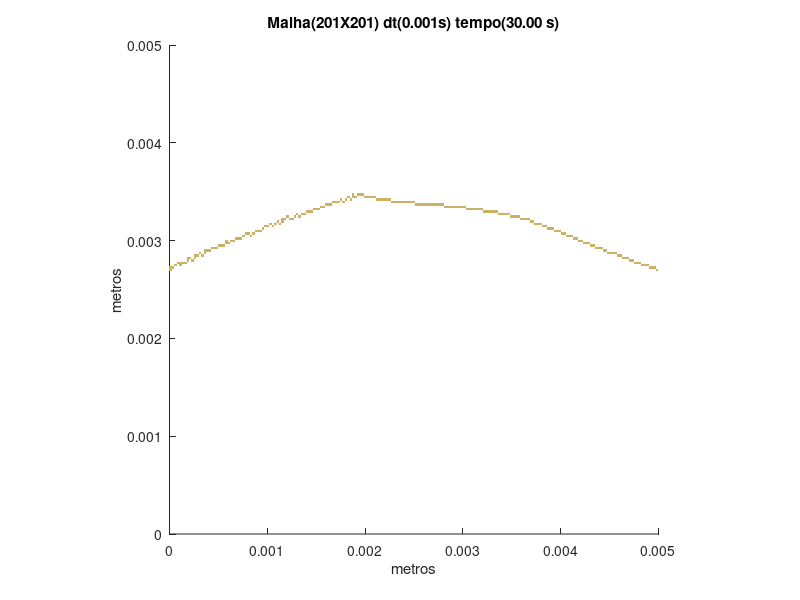

Source code (MATLAB):
set (gca,'PlotBoxAspectRatio',[1 1 1],'Xlim',[0,0.005],'Ylim',[0,0.005])
hold on
title('Malha(201X201) dt(0.001s) tempo(30.00 s)')
hold on
ylabel('metros')
hold on
xlabel('metros')
hold on

fill([0 0 2.48756218905473E-05 2.48756218905473E-05],[0.0026865671641791 0.00271144278606965 0.00271144278606965 0.0026865671641791],[0.8,0.7,0.4],'LineStyle','none')

fill([0.00497512437810945 0.00497512437810945 0.005 0.005],[0.0026865671641791 0.00271144278606965 0.00271144278606965 0.0026865671641791],[0.8,0.7,0.4],'LineStyle','none')

fill([0 0 2.48756218905473E-05 2.48756218905473E-05],[0.00271144278606965 0.0027363184079602 0.0027363184079602 0.00271144278606965],[0.8,0.7,0.4],'LineStyle','none')

fill([2.48756218905473E-05 2.48756218905473E-05 4.97512437810945E-05 4.97512437810945E-05],[0.00271144278606965 0.0027363184079602 0.0027363184079602 0.00271144278606965],[0.8,0.7,0.4],'LineStyle','none')

fill([0.00490049751243781 0.00490049751243781 0.00492537313432836 0.00492537313432836],[0.00271144278606965 0.0027363184079602 0.0027363184079602 0.00271144278606965],[0.8,0.7,0.4],'LineStyle','none')

fill([0.00492537313432836 0.00492537313432836 0.00495024875621891 0.00495024875621891],[0.00271144278606965 0.0027363184079602 0.0027363184079602 0.00271144278606965],[0.8,0.7,0.4],'LineStyle','none')

fill([0.00495024875621891 0.00495024875621891 0.00497512437810945 0.00497512437810945],[0.00271144278606965 0.0027363184079602 0.0027363184079602 0.00271144278606965],[0.8,0.7,0.4],'LineStyle','none')

fill([4.97512437810945E-05 4.97512437810945E-05 7.46268656716418E-05 7.46268656716418E-05],[0.0027363184079602 0.00276119402985075 0.00276119402985075 0.0027363184079602],[0.8,0.7,0.4],'LineStyle','none')

fill([9.95024875621891E-05 9.95024875621891E-05 0.000124378109452736 0.000124378109452736],[0.0027363184079602 0.00276119402985075 0.00276119402985075 0.0027363184079602],[0.8,0.7,0.4],'LineStyle','none')

fill([0.00482587064676617 0.00482587064676617 0.00485074626865672 0.00485074626865672],[0.0027363184079602 0.00276119402985075 0.00276119402985075 0.0027363184079602],[0.8,0.7,0.4],'LineStyle','none')

fill([0.00485074626865672 0.00485074626865672 0.00487562189054726 0.00487562189054726],[0.0027363184079602 0.00276119402985075 0.00276119402985075 0.0027363184079602],[0.8,0.7,0.4],'LineStyle','none')

fill([0.00487562189054726 0.00487562189054726 0.00490049751243781 0.00490049751243781],[0.0027363184079602 0.00276119402985075 0.00276119402985075 0.0027363184079602],[0.8,0.7,0.4],'LineStyle','none')

fill([7.46268656716418E-05 7.46268656716418E-05 9.95024875621891E-05 9.95024875621891E-05],[0.00276119402985075 0.00278606965174129 0.00278606965174129 0.00276119402985075],[0.8,0.7,0.4],'LineStyle','none')

fill([9.95024875621891E-05 9.95024875621891E-05 0.000124378109452736 0.000124378109452736],[0.00276119402985075 0.00278606965174129 0.00278606965174129 0.00276119402985075],[0.8,0.7,0.4],'LineStyle','none')

fill([0.000124378109452736 0.000124378109452736 0.000149253731343284 0.000149253731343284],[0.00276119402985075 0.00278606965174129 0.00278606965174129 0.00276119402985075],[0.8,0.7,0.4],'LineStyle','none')

fill([0.000149253731343284 0.000149253731343284 0.000174129353233831 0.000174129353233831],[0.00276119402985075 0.00278606965174129 0.00278606965174129 0.00276119402985075],[0.8,0.7,0.4],'LineStyle','none')

fill([0.00475124378109453 0.00475124378109453 0.00477611940298507 0.00477611940298507],[0.00276119402985075 0.00278606965174129 0.00278606965174129 0.00276119402985075],[0.8,0.7,0.4],'LineStyle','none')

fill([0.00477611940298507 0.00477611940298507 0.00480099502487562 0.00480099502487562],[0.00276119402985075 0.00278606965174129 0.00278606965174129 0.00276119402985075],[0.8,0.7,0.4],'LineStyle','none')

fill([0.00480099502487562 0.00480099502487562 0.00482587064676617 0.00482587064676617],[0.00276119402985075 0.00278606965174129 0.00278606965174129 0.00276119402985075],[0.8,0.7,0.4],'LineStyle','none')

fill([0.000174129353233831 0.000174129353233831 0.000199004975124378 0.000199004975124378],[0.00278606965174129 0.00281094527363184 0.00281094527363184 0.00278606965174129],[0.8,0.7,0.4],'LineStyle','none')

fill([0.000223880597014925 0.000223880597014925 0.000248756218905473 0.000248756218905473],[0.00278606965174129 0.00281094527363184 0.00281094527363184 0.00278606965174129],[0.8,0.7,0.4],'LineStyle','none')

fill([0.00470149253731343 0.00470149253731343 0.00472636815920398 0.00472636815920398],[0.00278606965174129 0.00281094527363184 0.00281094527363184 0.00278606965174129],[0.8,0.7,0.4],'LineStyle','none')

fill([0.00472636815920398 0.00472636815920398 0.00475124378109453 0.00475124378109453],[0.00278606965174129 0.00281094527363184 0.00281094527363184 0.00278606965174129],[0.8,0.7,0.4],'LineStyle','none')

fill([0.000174129353233831 0.000174129353233831 0.000199004975124378 0.000199004975124378],[0.00281094527363184 0.00283582089552239 0.00283582089552239 0.00281094527363184],[0.8,0.7,0.4],'LineStyle','none')

fill([0.000199004975124378 0.000199004975124378 0.000223880597014925 0.000223880597014925],[0.00281094527363184 0.00283582089552239 0.00283582089552239 0.00281094527363184],[0.8,0.7,0.4],'LineStyle','none')

fill([0.000248756218905473 0.000248756218905473 0.00027363184079602 0.00027363184079602],[0.00281094527363184 0.00283582089552239 0.00283582089552239 0.00281094527363184],[0.8,0.7,0.4],'LineStyle','none')

fill([0.00462686567164179 0.00462686567164179 0.00465174129353234 0.00465174129353234],[0.00281094527363184 0.00283582089552239 0.00283582089552239 0.00281094527363184],[0.8,0.7,0.4],'LineStyle','none')

fill([0.00465174129353234 0.00465174129353234 0.00467661691542289 0.00467661691542289],[0.00281094527363184 0.00283582089552239 0.00283582089552239 0.00281094527363184],[0.8,0.7,0.4],'LineStyle','none')

fill([0.00467661691542289 0.00467661691542289 0.00470149253731343 0.00470149253731343],[0.00281094527363184 0.00283582089552239 0.00283582089552239 0.00281094527363184],[0.8,0.7,0.4],'LineStyle','none')

fill([0.000248756218905473 0.000248756218905473 0.00027363184079602 0.00027363184079602],[0.00283582089552239 0.00286069651741294 0.00286069651741294 0.00283582089552239],[0.8,0.7,0.4],'LineStyle','none')

fill([0.00027363184079602 0.00027363184079602 0.000298507462686567 0.000298507462686567],[0.00283582089552239 0.00286069651741294 0.00286069651741294 0.00283582089552239],[0.8,0.7,0.4],'LineStyle','none')

fill([0.000323383084577114 0.000323383084577114 0.000348258706467662 0.000348258706467662],[0.00283582089552239 0.00286069651741294 0.00286069651741294 0.00283582089552239],[0.8,0.7,0.4],'LineStyle','none')

fill([0.0045771144278607 0.0045771144278607 0.00460199004975124 0.00460199004975124],[0.00283582089552239 0.00286069651741294 0.00286069651741294 0.00283582089552239],[0.8,0.7,0.4],'LineStyle','none')

fill([0.00460199004975124 0.00460199004975124 0.00462686567164179 0.00462686567164179],[0.00283582089552239 0.00286069651741294 0.00286069651741294 0.00283582089552239],[0.8,0.7,0.4],'LineStyle','none')

fill([0.000298507462686567 0.000298507462686567 0.000323383084577114 0.000323383084577114],[0.00286069651741294 0.00288557213930348 0.00288557213930348 0.00286069651741294],[0.8,0.7,0.4],'LineStyle','none')

fill([0.000348258706467662 0.000348258706467662 0.000373134328358209 0.000373134328358209],[0.00286069651741294 0.00288557213930348 0.00288557213930348 0.00286069651741294],[0.8,0.7,0.4],'LineStyle','none')

fill([0.00447761194029851 0.00447761194029851 0.00450248756218905 0.00450248756218905],[0.00286069651741294 0.00288557213930348 0.00288557213930348 0.00286069651741294],[0.8,0.7,0.4],'LineStyle','none')

fill([0.00450248756218905 0.00450248756218905 0.0045273631840796 0.0045273631840796],[0.00286069651741294 0.00288557213930348 0.00288557213930348 0.00286069651741294],[0.8,0.7,0.4],'LineStyle','none')

fill([0.0045273631840796 0.0045273631840796 0.00455223880597015 0.00455223880597015],[0.00286069651741294 0.00288557213930348 0.00288557213930348 0.00286069651741294],[0.8,0.7,0.4],'LineStyle','none')

fill([0.00455223880597015 0.00455223880597015 0.0045771144278607 0.0045771144278607],[0.00286069651741294 0.00288557213930348 0.00288557213930348 0.00286069651741294],[0.8,0.7,0.4],'LineStyle','none')

fill([0.000348258706467662 0.000348258706467662 0.000373134328358209 0.000373134328358209],[0.00288557213930348 0.00291044776119403 0.00291044776119403 0.00288557213930348],[0.8,0.7,0.4],'LineStyle','none')

fill([0.000373134328358209 0.000373134328358209 0.000398009950248756 0.000398009950248756],[0.00288557213930348 0.00291044776119403 0.00291044776119403 0.00288557213930348],[0.8,0.7,0.4],'LineStyle','none')

fill([0.000398009950248756 0.000398009950248756 0.000422885572139303 0.000422885572139303],[0.00288557213930348 0.00291044776119403 0.00291044776119403 0.00288557213930348],[0.8,0.7,0.4],'LineStyle','none')

fill([0.00442786069651741 0.00442786069651741 0.00445273631840796 0.00445273631840796],[0.00288557213930348 0.00291044776119403 0.00291044776119403 0.00288557213930348],[0.8,0.7,0.4],'LineStyle','none')

fill([0.00445273631840796 0.00445273631840796 0.00447761194029851 0.00447761194029851],[0.00288557213930348 0.00291044776119403 0.00291044776119403 0.00288557213930348],[0.8,0.7,0.4],'LineStyle','none')

fill([0.000422885572139303 0.000422885572139303 0.000447761194029851 0.000447761194029851],[0.00291044776119403 0.00293532338308458 0.00293532338308458 0.00291044776119403],[0.8,0.7,0.4],'LineStyle','none')

fill([0.000447761194029851 0.000447761194029851 0.000472636815920398 0.000472636815920398],[0.00291044776119403 0.00293532338308458 0.00293532338308458 0.00291044776119403],[0.8,0.7,0.4],'LineStyle','none')

fill([0.000472636815920398 0.000472636815920398 0.000497512437810945 0.000497512437810945],[0.00291044776119403 0.00293532338308458 0.00293532338308458 0.00291044776119403],[0.8,0.7,0.4],'LineStyle','none')

fill([0.00435323383084577 0.00435323383084577 0.00437810945273632 0.00437810945273632],[0.00291044776119403 0.00293532338308458 0.00293532338308458 0.00291044776119403],[0.8,0.7,0.4],'LineStyle','none')

fill([0.00437810945273632 0.00437810945273632 0.00440298507462687 0.00440298507462687],[0.00291044776119403 0.00293532338308458 0.00293532338308458 0.00291044776119403],[0.8,0.7,0.4],'LineStyle','none')

fill([0.00440298507462687 0.00440298507462687 0.00442786069651741 0.00442786069651741],[0.00291044776119403 0.00293532338308458 0.00293532338308458 0.00291044776119403],[0.8,0.7,0.4],'LineStyle','none')

fill([0.000497512437810945 0.000497512437810945 0.000522388059701492 0.000522388059701492],[0.00293532338308458 0.00296019900497512 0.00296019900497512 0.00293532338308458],[0.8,0.7,0.4],'LineStyle','none')

fill([0.000522388059701492 0.000522388059701492 0.00054726368159204 0.00054726368159204],[0.00293532338308458 0.00296019900497512 0.00296019900497512 0.00293532338308458],[0.8,0.7,0.4],'LineStyle','none')

fill([0.00054726368159204 0.00054726368159204 0.000572139303482587 0.000572139303482587],[0.00293532338308458 0.00296019900497512 0.00296019900497512 0.00293532338308458],[0.8,0.7,0.4],'LineStyle','none')

fill([0.00430348258706468 0.00430348258706468 0.00432835820895522 0.00432835820895522],[0.00293532338308458 0.00296019900497512 0.00296019900497512 0.00293532338308458],[0.8,0.7,0.4],'LineStyle','none')

fill([0.00432835820895522 0.00432835820895522 0.00435323383084577 0.00435323383084577],[0.00293532338308458 0.00296019900497512 0.00296019900497512 0.00293532338308458],[0.8,0.7,0.4],'LineStyle','none')

fill([0.000572139303482587 0.000572139303482587 0.000597014925373134 0.000597014925373134],[0.00296019900497512 0.00298507462686567 0.00298507462686567 0.00296019900497512],[0.8,0.7,0.4],'LineStyle','none')

fill([0.000597014925373134 0.000597014925373134 0.000621890547263682 0.000621890547263682],[0.00296019900497512 0.00298507462686567 0.00298507462686567 0.00296019900497512],[0.8,0.7,0.4],'LineStyle','none')

fill([0.00422885572139303 0.00422885572139303 0.00425373134328358 0.00425373134328358],[0.00296019900497512 0.00298507462686567 0.00298507462686567 0.00296019900497512],[0.8,0.7,0.4],'LineStyle','none')

fill([0.00425373134328358 0.00425373134328358 0.00427860696517413 0.00427860696517413],[0.00296019900497512 0.00298507462686567 0.00298507462686567 0.00296019900497512],[0.8,0.7,0.4],'LineStyle','none')

fill([0.00427860696517413 0.00427860696517413 0.00430348258706468 0.00430348258706468],[0.00296019900497512 0.00298507462686567 0.00298507462686567 0.00296019900497512],[0.8,0.7,0.4],'LineStyle','none')

fill([0.000572139303482587 0.000572139303482587 0.000597014925373134 0.000597014925373134],[0.00298507462686567 0.00300995024875622 0.00300995024875622 0.00298507462686567],[0.8,0.7,0.4],'LineStyle','none')

fill([0.000621890547263682 0.000621890547263682 0.000646766169154229 0.000646766169154229],[0.00298507462686567 0.00300995024875622 0.00300995024875622 0.00298507462686567],[0.8,0.7,0.4],'LineStyle','none')

fill([0.000646766169154229 0.000646766169154229 0.000671641791044776 0.000671641791044776],[0.00298507462686567 0.00300995024875622 0.00300995024875622 0.00298507462686567],[0.8,0.7,0.4],'LineStyle','none')

fill([0.00417910447761194 0.00417910447761194 0.00420398009950249 0.00420398009950249],[0.00298507462686567 0.00300995024875622 0.00300995024875622 0.00298507462686567],[0.8,0.7,0.4],'LineStyle','none')

fill([0.00420398009950249 0.00420398009950249 0.00422885572139303 0.00422885572139303],[0.00298507462686567 0.00300995024875622 0.00300995024875622 0.00298507462686567],[0.8,0.7,0.4],'LineStyle','none')

fill([0.000671641791044776 0.000671641791044776 0.000696517412935323 0.000696517412935323],[0.00300995024875622 0.00303482587064677 0.00303482587064677 0.00300995024875622],[0.8,0.7,0.4],'LineStyle','none')

fill([0.000696517412935323 0.000696517412935323 0.000721393034825871 0.000721393034825871],[0.00300995024875622 0.00303482587064677 0.00303482587064677 0.00300995024875622],[0.8,0.7,0.4],'LineStyle','none')

fill([0.000721393034825871 0.000721393034825871 0.000746268656716418 0.000746268656716418],[0.00300995024875622 0.00303482587064677 0.00303482587064677 0.00300995024875622],[0.8,0.7,0.4],'LineStyle','none')

fill([0.00412935323383085 0.00412935323383085 0.00415422885572139 0.00415422885572139],[0.00300995024875622 0.00303482587064677 0.00303482587064677 0.00300995024875622],[0.8,0.7,0.4],'LineStyle','none')

fill([0.00415422885572139 0.00415422885572139 0.00417910447761194 0.00417910447761194],[0.00300995024875622 0.00303482587064677 0.00303482587064677 0.00300995024875622],[0.8,0.7,0.4],'LineStyle','none')

fill([0.000746268656716418 0.000746268656716418 0.000771144278606965 0.000771144278606965],[0.00303482587064677 0.00305970149253731 0.00305970149253731 0.00303482587064677],[0.8,0.7,0.4],'LineStyle','none')

fill([0.00082089552238806 0.00082089552238806 0.000845771144278607 0.000845771144278607],[0.00303482587064677 0.00305970149253731 0.00305970149253731 0.00303482587064677],[0.8,0.7,0.4],'LineStyle','none')

fill([0.0040547263681592 0.0040547263681592 0.00407960199004975 0.00407960199004975],[0.00303482587064677 0.00305970149253731 0.00305970149253731 0.00303482587064677],[0.8,0.7,0.4],'LineStyle','none')

fill([0.00407960199004975 0.00407960199004975 0.0041044776119403 0.0041044776119403],[0.00303482587064677 0.00305970149253731 0.00305970149253731 0.00303482587064677],[0.8,0.7,0.4],'LineStyle','none')

fill([0.0041044776119403 0.0041044776119403 0.00412935323383085 0.00412935323383085],[0.00303482587064677 0.00305970149253731 0.00305970149253731 0.00303482587064677],[0.8,0.7,0.4],'LineStyle','none')

fill([0.000771144278606965 0.000771144278606965 0.000796019900497512 0.000796019900497512],[0.00305970149253731 0.00308457711442786 0.00308457711442786 0.00305970149253731],[0.8,0.7,0.4],'LineStyle','none')

fill([0.000796019900497512 0.000796019900497512 0.00082089552238806 0.00082089552238806],[0.00305970149253731 0.00308457711442786 0.00308457711442786 0.00305970149253731],[0.8,0.7,0.4],'LineStyle','none')

fill([0.000845771144278607 0.000845771144278607 0.000870646766169154 0.000870646766169154],[0.00305970149253731 0.00308457711442786 0.00308457711442786 0.00305970149253731],[0.8,0.7,0.4],'LineStyle','none')

fill([0.00400497512437811 0.00400497512437811 0.00402985074626866 0.00402985074626866],[0.00305970149253731 0.00308457711442786 0.00308457711442786 0.00305970149253731],[0.8,0.7,0.4],'LineStyle','none')

fill([0.00402985074626866 0.00402985074626866 0.0040547263681592 0.0040547263681592],[0.00305970149253731 0.00308457711442786 0.00308457711442786 0.00305970149253731],[0.8,0.7,0.4],'LineStyle','none')

fill([0.000870646766169154 0.000870646766169154 0.000895522388059702 0.000895522388059702],[0.00308457711442786 0.00310945273631841 0.00310945273631841 0.00308457711442786],[0.8,0.7,0.4],'LineStyle','none')

fill([0.000895522388059702 0.000895522388059702 0.000920398009950249 0.000920398009950249],[0.00308457711442786 0.00310945273631841 0.00310945273631841 0.00308457711442786],[0.8,0.7,0.4],'LineStyle','none')

fill([0.000920398009950249 0.000920398009950249 0.000945273631840796 0.000945273631840796],[0.00308457711442786 0.00310945273631841 0.00310945273631841 0.00308457711442786],[0.8,0.7,0.4],'LineStyle','none')

fill([0.00393034825870647 0.00393034825870647 0.00395522388059701 0.00395522388059701],[0.00308457711442786 0.00310945273631841 0.00310945273631841 0.00308457711442786],[0.8,0.7,0.4],'LineStyle','none')

fill([0.00395522388059701 0.00395522388059701 0.00398009950248756 0.00398009950248756],[0.00308457711442786 0.00310945273631841 0.00310945273631841 0.00308457711442786],[0.8,0.7,0.4],'LineStyle','none')

fill([0.00398009950248756 0.00398009950248756 0.00400497512437811 0.00400497512437811],[0.00308457711442786 0.00310945273631841 0.00310945273631841 0.00308457711442786],[0.8,0.7,0.4],'LineStyle','none')

fill([0.000945273631840796 0.000945273631840796 0.000970149253731343 0.000970149253731343],[0.00310945273631841 0.00313432835820896 0.00313432835820896 0.00310945273631841],[0.8,0.7,0.4],'LineStyle','none')

fill([0.00385572139303483 0.00385572139303483 0.00388059701492537 0.00388059701492537],[0.00310945273631841 0.00313432835820896 0.00313432835820896 0.00310945273631841],[0.8,0.7,0.4],'LineStyle','none')

fill([0.00388059701492537 0.00388059701492537 0.00390547263681592 0.00390547263681592],[0.00310945273631841 0.00313432835820896 0.00313432835820896 0.00310945273631841],[0.8,0.7,0.4],'LineStyle','none')

fill([0.00390547263681592 0.00390547263681592 0.00393034825870647 0.00393034825870647],[0.00310945273631841 0.00313432835820896 0.00313432835820896 0.00310945273631841],[0.8,0.7,0.4],'LineStyle','none')

fill([0.000970149253731343 0.000970149253731343 0.00099502487562189 0.00099502487562189],[0.00313432835820896 0.0031592039800995 0.0031592039800995 0.00313432835820896],[0.8,0.7,0.4],'LineStyle','none')

fill([0.00099502487562189 0.00099502487562189 0.00101990049751244 0.00101990049751244],[0.00313432835820896 0.0031592039800995 0.0031592039800995 0.00313432835820896],[0.8,0.7,0.4],'LineStyle','none')

fill([0.00104477611940298 0.00104477611940298 0.00106965174129353 0.00106965174129353],[0.00313432835820896 0.0031592039800995 0.0031592039800995 0.00313432835820896],[0.8,0.7,0.4],'LineStyle','none')

fill([0.00380597014925373 0.00380597014925373 0.00383084577114428 0.00383084577114428],[0.00313432835820896 0.0031592039800995 0.0031592039800995 0.00313432835820896],[0.8,0.7,0.4],'LineStyle','none')

fill([0.00383084577114428 0.00383084577114428 0.00385572139303483 0.00385572139303483],[0.00313432835820896 0.0031592039800995 0.0031592039800995 0.00313432835820896],[0.8,0.7,0.4],'LineStyle','none')

fill([0.00101990049751244 0.00101990049751244 0.00104477611940298 0.00104477611940298],[0.0031592039800995 0.00318407960199005 0.00318407960199005 0.0031592039800995],[0.8,0.7,0.4],'LineStyle','none')

fill([0.00106965174129353 0.00106965174129353 0.00109452736318408 0.00109452736318408],[0.0031592039800995 0.00318407960199005 0.00318407960199005 0.0031592039800995],[0.8,0.7,0.4],'LineStyle','none')

fill([0.00111940298507463 0.00111940298507463 0.00114427860696517 0.00114427860696517],[0.0031592039800995 0.00318407960199005 0.00318407960199005 0.0031592039800995],[0.8,0.7,0.4],'LineStyle','none')

fill([0.00373134328358209 0.00373134328358209 0.00375621890547264 0.00375621890547264],[0.0031592039800995 0.00318407960199005 0.00318407960199005 0.0031592039800995],[0.8,0.7,0.4],'LineStyle','none')

fill([0.00375621890547264 0.00375621890547264 0.00378109452736318 0.00378109452736318],[0.0031592039800995 0.00318407960199005 0.00318407960199005 0.0031592039800995],[0.8,0.7,0.4],'LineStyle','none')

fill([0.00378109452736318 0.00378109452736318 0.00380597014925373 0.00380597014925373],[0.0031592039800995 0.00318407960199005 0.00318407960199005 0.0031592039800995],[0.8,0.7,0.4],'LineStyle','none')

fill([0.00109452736318408 0.00109452736318408 0.00111940298507463 0.00111940298507463],[0.00318407960199005 0.0032089552238806 0.0032089552238806 0.00318407960199005],[0.8,0.7,0.4],'LineStyle','none')

fill([0.00114427860696517 0.00114427860696517 0.00116915422885572 0.00116915422885572],[0.00318407960199005 0.0032089552238806 0.0032089552238806 0.00318407960199005],[0.8,0.7,0.4],'LineStyle','none')

fill([0.003681592039801 0.003681592039801 0.00370646766169154 0.00370646766169154],[0.00318407960199005 0.0032089552238806 0.0032089552238806 0.00318407960199005],[0.8,0.7,0.4],'LineStyle','none')

fill([0.00370646766169154 0.00370646766169154 0.00373134328358209 0.00373134328358209],[0.00318407960199005 0.0032089552238806 0.0032089552238806 0.00318407960199005],[0.8,0.7,0.4],'LineStyle','none')

fill([0.00114427860696517 0.00114427860696517 0.00116915422885572 0.00116915422885572],[0.0032089552238806 0.00323383084577114 0.00323383084577114 0.0032089552238806],[0.8,0.7,0.4],'LineStyle','none')

fill([0.00116915422885572 0.00116915422885572 0.00119402985074627 0.00119402985074627],[0.0032089552238806 0.00323383084577114 0.00323383084577114 0.0032089552238806],[0.8,0.7,0.4],'LineStyle','none')

fill([0.00121890547263682 0.00121890547263682 0.00124378109452736 0.00124378109452736],[0.0032089552238806 0.00323383084577114 0.00323383084577114 0.0032089552238806],[0.8,0.7,0.4],'LineStyle','none')

fill([0.00124378109452736 0.00124378109452736 0.00126865671641791 0.00126865671641791],[0.0032089552238806 0.00323383084577114 0.00323383084577114 0.0032089552238806],[0.8,0.7,0.4],'LineStyle','none')

fill([0.00358208955223881 0.00358208955223881 0.00360696517412935 0.00360696517412935],[0.0032089552238806 0.00323383084577114 0.00323383084577114 0.0032089552238806],[0.8,0.7,0.4],'LineStyle','none')

fill([0.00360696517412935 0.00360696517412935 0.0036318407960199 0.0036318407960199],[0.0032089552238806 0.00323383084577114 0.00323383084577114 0.0032089552238806],[0.8,0.7,0.4],'LineStyle','none')

fill([0.0036318407960199 0.0036318407960199 0.00365671641791045 0.00365671641791045],[0.0032089552238806 0.00323383084577114 0.00323383084577114 0.0032089552238806],[0.8,0.7,0.4],'LineStyle','none')

fill([0.00365671641791045 0.00365671641791045 0.003681592039801 0.003681592039801],[0.0032089552238806 0.00323383084577114 0.00323383084577114 0.0032089552238806],[0.8,0.7,0.4],'LineStyle','none')

fill([0.00119402985074627 0.00119402985074627 0.00121890547263682 0.00121890547263682],[0.00323383084577114 0.00325870646766169 0.00325870646766169 0.00323383084577114],[0.8,0.7,0.4],'LineStyle','none')

fill([0.00126865671641791 0.00126865671641791 0.00129353233830846 0.00129353233830846],[0.00323383084577114 0.00325870646766169 0.00325870646766169 0.00323383084577114],[0.8,0.7,0.4],'LineStyle','none')

fill([0.001318407960199 0.001318407960199 0.00134328358208955 0.00134328358208955],[0.00323383084577114 0.00325870646766169 0.00325870646766169 0.00323383084577114],[0.8,0.7,0.4],'LineStyle','none')

fill([0.00348258706467662 0.00348258706467662 0.00350746268656716 0.00350746268656716],[0.00323383084577114 0.00325870646766169 0.00325870646766169 0.00323383084577114],[0.8,0.7,0.4],'LineStyle','none')

fill([0.00350746268656716 0.00350746268656716 0.00353233830845771 0.00353233830845771],[0.00323383084577114 0.00325870646766169 0.00325870646766169 0.00323383084577114],[0.8,0.7,0.4],'LineStyle','none')

fill([0.00353233830845771 0.00353233830845771 0.00355721393034826 0.00355721393034826],[0.00323383084577114 0.00325870646766169 0.00325870646766169 0.00323383084577114],[0.8,0.7,0.4],'LineStyle','none')

fill([0.00355721393034826 0.00355721393034826 0.00358208955223881 0.00358208955223881],[0.00323383084577114 0.00325870646766169 0.00325870646766169 0.00323383084577114],[0.8,0.7,0.4],'LineStyle','none')

fill([0.00129353233830846 0.00129353233830846 0.001318407960199 0.001318407960199],[0.00325870646766169 0.00328358208955224 0.00328358208955224 0.00325870646766169],[0.8,0.7,0.4],'LineStyle','none')

fill([0.00134328358208955 0.00134328358208955 0.0013681592039801 0.0013681592039801],[0.00325870646766169 0.00328358208955224 0.00328358208955224 0.00325870646766169],[0.8,0.7,0.4],'LineStyle','none')

fill([0.0013681592039801 0.0013681592039801 0.00139303482587065 0.00139303482587065],[0.00325870646766169 0.00328358208955224 0.00328358208955224 0.00325870646766169],[0.8,0.7,0.4],'LineStyle','none')

fill([0.00335820895522388 0.00335820895522388 0.00338308457711443 0.00338308457711443],[0.00325870646766169 0.00328358208955224 0.00328358208955224 0.00325870646766169],[0.8,0.7,0.4],'LineStyle','none')

fill([0.00338308457711443 0.00338308457711443 0.00340796019900498 0.00340796019900498],[0.00325870646766169 0.00328358208955224 0.00328358208955224 0.00325870646766169],[0.8,0.7,0.4],'LineStyle','none')

fill([0.00340796019900498 0.00340796019900498 0.00343283582089552 0.00343283582089552],[0.00325870646766169 0.00328358208955224 0.00328358208955224 0.00325870646766169],[0.8,0.7,0.4],'LineStyle','none')

fill([0.00343283582089552 0.00343283582089552 0.00345771144278607 0.00345771144278607],[0.00325870646766169 0.00328358208955224 0.00328358208955224 0.00325870646766169],[0.8,0.7,0.4],'LineStyle','none')

fill([0.00345771144278607 0.00345771144278607 0.00348258706467662 0.00348258706467662],[0.00325870646766169 0.00328358208955224 0.00328358208955224 0.00325870646766169],[0.8,0.7,0.4],'LineStyle','none')

fill([0.00139303482587065 0.00139303482587065 0.00141791044776119 0.00141791044776119],[0.00328358208955224 0.00330845771144279 0.00330845771144279 0.00328358208955224],[0.8,0.7,0.4],'LineStyle','none')

fill([0.00141791044776119 0.00141791044776119 0.00144278606965174 0.00144278606965174],[0.00328358208955224 0.00330845771144279 0.00330845771144279 0.00328358208955224],[0.8,0.7,0.4],'LineStyle','none')

fill([0.00144278606965174 0.00144278606965174 0.00146766169154229 0.00146766169154229],[0.00328358208955224 0.00330845771144279 0.00330845771144279 0.00328358208955224],[0.8,0.7,0.4],'LineStyle','none')

fill([0.0032089552238806 0.0032089552238806 0.00323383084577114 0.00323383084577114],[0.00328358208955224 0.00330845771144279 0.00330845771144279 0.00328358208955224],[0.8,0.7,0.4],'LineStyle','none')

fill([0.00323383084577114 0.00323383084577114 0.00325870646766169 0.00325870646766169],[0.00328358208955224 0.00330845771144279 0.00330845771144279 0.00328358208955224],[0.8,0.7,0.4],'LineStyle','none')

fill([0.00325870646766169 0.00325870646766169 0.00328358208955224 0.00328358208955224],[0.00328358208955224 0.00330845771144279 0.00330845771144279 0.00328358208955224],[0.8,0.7,0.4],'LineStyle','none')

fill([0.00328358208955224 0.00328358208955224 0.00330845771144279 0.00330845771144279],[0.00328358208955224 0.00330845771144279 0.00330845771144279 0.00328358208955224],[0.8,0.7,0.4],'LineStyle','none')

fill([0.00330845771144279 0.00330845771144279 0.00333333333333333 0.00333333333333333],[0.00328358208955224 0.00330845771144279 0.00330845771144279 0.00328358208955224],[0.8,0.7,0.4],'LineStyle','none')

fill([0.00333333333333333 0.00333333333333333 0.00335820895522388 0.00335820895522388],[0.00328358208955224 0.00330845771144279 0.00330845771144279 0.00328358208955224],[0.8,0.7,0.4],'LineStyle','none')

fill([0.00146766169154229 0.00146766169154229 0.00149253731343284 0.00149253731343284],[0.00330845771144279 0.00333333333333333 0.00333333333333333 0.00330845771144279],[0.8,0.7,0.4],'LineStyle','none')

fill([0.00149253731343284 0.00149253731343284 0.00151741293532338 0.00151741293532338],[0.00330845771144279 0.00333333333333333 0.00333333333333333 0.00330845771144279],[0.8,0.7,0.4],'LineStyle','none')

fill([0.00151741293532338 0.00151741293532338 0.00154228855721393 0.00154228855721393],[0.00330845771144279 0.00333333333333333 0.00333333333333333 0.00330845771144279],[0.8,0.7,0.4],'LineStyle','none')

fill([0.00303482587064677 0.00303482587064677 0.00305970149253731 0.00305970149253731],[0.00330845771144279 0.00333333333333333 0.00333333333333333 0.00330845771144279],[0.8,0.7,0.4],'LineStyle','none')

fill([0.00305970149253731 0.00305970149253731 0.00308457711442786 0.00308457711442786],[0.00330845771144279 0.00333333333333333 0.00333333333333333 0.00330845771144279],[0.8,0.7,0.4],'LineStyle','none')

fill([0.00308457711442786 0.00308457711442786 0.00310945273631841 0.00310945273631841],[0.00330845771144279 0.00333333333333333 0.00333333333333333 0.00330845771144279],[0.8,0.7,0.4],'LineStyle','none')

fill([0.00310945273631841 0.00310945273631841 0.00313432835820896 0.00313432835820896],[0.00330845771144279 0.00333333333333333 0.00333333333333333 0.00330845771144279],[0.8,0.7,0.4],'LineStyle','none')

fill([0.00313432835820896 0.00313432835820896 0.0031592039800995 0.0031592039800995],[0.00330845771144279 0.00333333333333333 0.00333333333333333 0.00330845771144279],[0.8,0.7,0.4],'LineStyle','none')

fill([0.0031592039800995 0.0031592039800995 0.00318407960199005 0.00318407960199005],[0.00330845771144279 0.00333333333333333 0.00333333333333333 0.00330845771144279],[0.8,0.7,0.4],'LineStyle','none')

fill([0.00318407960199005 0.00318407960199005 0.0032089552238806 0.0032089552238806],[0.00330845771144279 0.00333333333333333 0.00333333333333333 0.00330845771144279],[0.8,0.7,0.4],'LineStyle','none')

fill([0.00154228855721393 0.00154228855721393 0.00156716417910448 0.00156716417910448],[0.00333333333333333 0.00335820895522388 0.00335820895522388 0.00333333333333333],[0.8,0.7,0.4],'LineStyle','none')

fill([0.00156716417910448 0.00156716417910448 0.00159203980099502 0.00159203980099502],[0.00333333333333333 0.00335820895522388 0.00335820895522388 0.00333333333333333],[0.8,0.7,0.4],'LineStyle','none')

fill([0.00281094527363184 0.00281094527363184 0.00283582089552239 0.00283582089552239],[0.00333333333333333 0.00335820895522388 0.00335820895522388 0.00333333333333333],[0.8,0.7,0.4],'LineStyle','none')

fill([0.00283582089552239 0.00283582089552239 0.00286069651741294 0.00286069651741294],[0.00333333333333333 0.00335820895522388 0.00335820895522388 0.00333333333333333],[0.8,0.7,0.4],'LineStyle','none')

fill([0.00286069651741294 0.00286069651741294 0.00288557213930348 0.00288557213930348],[0.00333333333333333 0.00335820895522388 0.00335820895522388 0.00333333333333333],[0.8,0.7,0.4],'LineStyle','none')

fill([0.00288557213930348 0.00288557213930348 0.00291044776119403 0.00291044776119403],[0.00333333333333333 0.00335820895522388 0.00335820895522388 0.00333333333333333],[0.8,0.7,0.4],'LineStyle','none')

fill([0.00291044776119403 0.00291044776119403 0.00293532338308458 0.00293532338308458],[0.00333333333333333 0.00335820895522388 0.00335820895522388 0.00333333333333333],[0.8,0.7,0.4],'LineStyle','none')

fill([0.00293532338308458 0.00293532338308458 0.00296019900497512 0.00296019900497512],[0.00333333333333333 0.00335820895522388 0.00335820895522388 0.00333333333333333],[0.8,0.7,0.4],'LineStyle','none')

fill([0.00296019900497512 0.00296019900497512 0.00298507462686567 0.00298507462686567],[0.00333333333333333 0.00335820895522388 0.00335820895522388 0.00333333333333333],[0.8,0.7,0.4],'LineStyle','none')

fill([0.00298507462686567 0.00298507462686567 0.00300995024875622 0.00300995024875622],[0.00333333333333333 0.00335820895522388 0.00335820895522388 0.00333333333333333],[0.8,0.7,0.4],'LineStyle','none')

fill([0.00300995024875622 0.00300995024875622 0.00303482587064677 0.00303482587064677],[0.00333333333333333 0.00335820895522388 0.00335820895522388 0.00333333333333333],[0.8,0.7,0.4],'LineStyle','none')

fill([0.00159203980099502 0.00159203980099502 0.00161691542288557 0.00161691542288557],[0.00335820895522388 0.00338308457711443 0.00338308457711443 0.00335820895522388],[0.8,0.7,0.4],'LineStyle','none')

fill([0.00161691542288557 0.00161691542288557 0.00164179104477612 0.00164179104477612],[0.00335820895522388 0.00338308457711443 0.00338308457711443 0.00335820895522388],[0.8,0.7,0.4],'LineStyle','none')

fill([0.00164179104477612 0.00164179104477612 0.00166666666666667 0.00166666666666667],[0.00335820895522388 0.00338308457711443 0.00338308457711443 0.00335820895522388],[0.8,0.7,0.4],'LineStyle','none')

fill([0.00251243781094527 0.00251243781094527 0.00253731343283582 0.00253731343283582],[0.00335820895522388 0.00338308457711443 0.00338308457711443 0.00335820895522388],[0.8,0.7,0.4],'LineStyle','none')

fill([0.00253731343283582 0.00253731343283582 0.00256218905472637 0.00256218905472637],[0.00335820895522388 0.00338308457711443 0.00338308457711443 0.00335820895522388],[0.8,0.7,0.4],'LineStyle','none')

fill([0.00256218905472637 0.00256218905472637 0.00258706467661692 0.00258706467661692],[0.00335820895522388 0.00338308457711443 0.00338308457711443 0.00335820895522388],[0.8,0.7,0.4],'LineStyle','none')

fill([0.00258706467661692 0.00258706467661692 0.00261194029850746 0.00261194029850746],[0.00335820895522388 0.00338308457711443 0.00338308457711443 0.00335820895522388],[0.8,0.7,0.4],'LineStyle','none')

fill([0.00261194029850746 0.00261194029850746 0.00263681592039801 0.00263681592039801],[0.00335820895522388 0.00338308457711443 0.00338308457711443 0.00335820895522388],[0.8,0.7,0.4],'LineStyle','none')

fill([0.00263681592039801 0.00263681592039801 0.00266169154228856 0.00266169154228856],[0.00335820895522388 0.00338308457711443 0.00338308457711443 0.00335820895522388],[0.8,0.7,0.4],'LineStyle','none')

fill([0.00266169154228856 0.00266169154228856 0.0026865671641791 0.0026865671641791],[0.00335820895522388 0.00338308457711443 0.00338308457711443 0.00335820895522388],[0.8,0.7,0.4],'LineStyle','none')

fill([0.0026865671641791 0.0026865671641791 0.00271144278606965 0.00271144278606965],[0.00335820895522388 0.00338308457711443 0.00338308457711443 0.00335820895522388],[0.8,0.7,0.4],'LineStyle','none')

fill([0.00271144278606965 0.00271144278606965 0.0027363184079602 0.0027363184079602],[0.00335820895522388 0.00338308457711443 0.00338308457711443 0.00335820895522388],[0.8,0.7,0.4],'LineStyle','none')

fill([0.0027363184079602 0.0027363184079602 0.00276119402985075 0.00276119402985075],[0.00335820895522388 0.00338308457711443 0.00338308457711443 0.00335820895522388],[0.8,0.7,0.4],'LineStyle','none')

fill([0.00276119402985075 0.00276119402985075 0.00278606965174129 0.00278606965174129],[0.00335820895522388 0.00338308457711443 0.00338308457711443 0.00335820895522388],[0.8,0.7,0.4],'LineStyle','none')

fill([0.00278606965174129 0.00278606965174129 0.00281094527363184 0.00281094527363184],[0.00335820895522388 0.00338308457711443 0.00338308457711443 0.00335820895522388],[0.8,0.7,0.4],'LineStyle','none')

fill([0.00166666666666667 0.00166666666666667 0.00169154228855721 0.00169154228855721],[0.00338308457711443 0.00340796019900498 0.00340796019900498 0.00338308457711443],[0.8,0.7,0.4],'LineStyle','none')

fill([0.00169154228855721 0.00169154228855721 0.00171641791044776 0.00171641791044776],[0.00338308457711443 0.00340796019900498 0.00340796019900498 0.00338308457711443],[0.8,0.7,0.4],'LineStyle','none')

fill([0.00171641791044776 0.00171641791044776 0.00174129353233831 0.00174129353233831],[0.00338308457711443 0.00340796019900498 0.00340796019900498 0.00338308457711443],[0.8,0.7,0.4],'LineStyle','none')

fill([0.00176616915422886 0.00176616915422886 0.0017910447761194 0.0017910447761194],[0.00338308457711443 0.00340796019900498 0.00340796019900498 0.00338308457711443],[0.8,0.7,0.4],'LineStyle','none')

fill([0.0022636815920398 0.0022636815920398 0.00228855721393035 0.00228855721393035],[0.00338308457711443 0.00340796019900498 0.00340796019900498 0.00338308457711443],[0.8,0.7,0.4],'LineStyle','none')

fill([0.00228855721393035 0.00228855721393035 0.0023134328358209 0.0023134328358209],[0.00338308457711443 0.00340796019900498 0.00340796019900498 0.00338308457711443],[0.8,0.7,0.4],'LineStyle','none')

fill([0.0023134328358209 0.0023134328358209 0.00233830845771144 0.00233830845771144],[0.00338308457711443 0.00340796019900498 0.00340796019900498 0.00338308457711443],[0.8,0.7,0.4],'LineStyle','none')

fill([0.00233830845771144 0.00233830845771144 0.00236318407960199 0.00236318407960199],[0.00338308457711443 0.00340796019900498 0.00340796019900498 0.00338308457711443],[0.8,0.7,0.4],'LineStyle','none')

fill([0.00236318407960199 0.00236318407960199 0.00238805970149254 0.00238805970149254],[0.00338308457711443 0.00340796019900498 0.00340796019900498 0.00338308457711443],[0.8,0.7,0.4],'LineStyle','none')

fill([0.00238805970149254 0.00238805970149254 0.00241293532338308 0.00241293532338308],[0.00338308457711443 0.00340796019900498 0.00340796019900498 0.00338308457711443],[0.8,0.7,0.4],'LineStyle','none')

fill([0.00241293532338308 0.00241293532338308 0.00243781094527363 0.00243781094527363],[0.00338308457711443 0.00340796019900498 0.00340796019900498 0.00338308457711443],[0.8,0.7,0.4],'LineStyle','none')

fill([0.00243781094527363 0.00243781094527363 0.00246268656716418 0.00246268656716418],[0.00338308457711443 0.00340796019900498 0.00340796019900498 0.00338308457711443],[0.8,0.7,0.4],'LineStyle','none')

fill([0.00246268656716418 0.00246268656716418 0.00248756218905473 0.00248756218905473],[0.00338308457711443 0.00340796019900498 0.00340796019900498 0.00338308457711443],[0.8,0.7,0.4],'LineStyle','none')

fill([0.00248756218905473 0.00248756218905473 0.00251243781094527 0.00251243781094527],[0.00338308457711443 0.00340796019900498 0.00340796019900498 0.00338308457711443],[0.8,0.7,0.4],'LineStyle','none')

fill([0.00174129353233831 0.00174129353233831 0.00176616915422886 0.00176616915422886],[0.00340796019900498 0.00343283582089552 0.00343283582089552 0.00340796019900498],[0.8,0.7,0.4],'LineStyle','none')

fill([0.0017910447761194 0.0017910447761194 0.00181592039800995 0.00181592039800995],[0.00340796019900498 0.00343283582089552 0.00343283582089552 0.00340796019900498],[0.8,0.7,0.4],'LineStyle','none')

fill([0.0018407960199005 0.0018407960199005 0.00186567164179104 0.00186567164179104],[0.00340796019900498 0.00343283582089552 0.00343283582089552 0.00340796019900498],[0.8,0.7,0.4],'LineStyle','none')

fill([0.00211442786069652 0.00211442786069652 0.00213930348258706 0.00213930348258706],[0.00340796019900498 0.00343283582089552 0.00343283582089552 0.00340796019900498],[0.8,0.7,0.4],'LineStyle','none')

fill([0.00213930348258706 0.00213930348258706 0.00216417910447761 0.00216417910447761],[0.00340796019900498 0.00343283582089552 0.00343283582089552 0.00340796019900498],[0.8,0.7,0.4],'LineStyle','none')

fill([0.00216417910447761 0.00216417910447761 0.00218905472636816 0.00218905472636816],[0.00340796019900498 0.00343283582089552 0.00343283582089552 0.00340796019900498],[0.8,0.7,0.4],'LineStyle','none')

fill([0.00218905472636816 0.00218905472636816 0.00221393034825871 0.00221393034825871],[0.00340796019900498 0.00343283582089552 0.00343283582089552 0.00340796019900498],[0.8,0.7,0.4],'LineStyle','none')

fill([0.00221393034825871 0.00221393034825871 0.00223880597014925 0.00223880597014925],[0.00340796019900498 0.00343283582089552 0.00343283582089552 0.00340796019900498],[0.8,0.7,0.4],'LineStyle','none')

fill([0.00223880597014925 0.00223880597014925 0.0022636815920398 0.0022636815920398],[0.00340796019900498 0.00343283582089552 0.00343283582089552 0.00340796019900498],[0.8,0.7,0.4],'LineStyle','none')

fill([0.00181592039800995 0.00181592039800995 0.0018407960199005 0.0018407960199005],[0.00343283582089552 0.00345771144278607 0.00345771144278607 0.00343283582089552],[0.8,0.7,0.4],'LineStyle','none')

fill([0.00186567164179104 0.00186567164179104 0.00189054726368159 0.00189054726368159],[0.00343283582089552 0.00345771144278607 0.00345771144278607 0.00343283582089552],[0.8,0.7,0.4],'LineStyle','none')

fill([0.00189054726368159 0.00189054726368159 0.00191542288557214 0.00191542288557214],[0.00343283582089552 0.00345771144278607 0.00345771144278607 0.00343283582089552],[0.8,0.7,0.4],'LineStyle','none')

fill([0.00199004975124378 0.00199004975124378 0.00201492537313433 0.00201492537313433],[0.00343283582089552 0.00345771144278607 0.00345771144278607 0.00343283582089552],[0.8,0.7,0.4],'LineStyle','none')

fill([0.00201492537313433 0.00201492537313433 0.00203980099502488 0.00203980099502488],[0.00343283582089552 0.00345771144278607 0.00345771144278607 0.00343283582089552],[0.8,0.7,0.4],'LineStyle','none')

fill([0.00203980099502488 0.00203980099502488 0.00206467661691542 0.00206467661691542],[0.00343283582089552 0.00345771144278607 0.00345771144278607 0.00343283582089552],[0.8,0.7,0.4],'LineStyle','none')

fill([0.00206467661691542 0.00206467661691542 0.00208955223880597 0.00208955223880597],[0.00343283582089552 0.00345771144278607 0.00345771144278607 0.00343283582089552],[0.8,0.7,0.4],'LineStyle','none')

fill([0.00208955223880597 0.00208955223880597 0.00211442786069652 0.00211442786069652],[0.00343283582089552 0.00345771144278607 0.00345771144278607 0.00343283582089552],[0.8,0.7,0.4],'LineStyle','none')

fill([0.00186567164179104 0.00186567164179104 0.00189054726368159 0.00189054726368159],[0.00345771144278607 0.00348258706467662 0.00348258706467662 0.00345771144278607],[0.8,0.7,0.4],'LineStyle','none')

fill([0.00191542288557214 0.00191542288557214 0.00194029850746269 0.00194029850746269],[0.00345771144278607 0.00348258706467662 0.00348258706467662 0.00345771144278607],[0.8,0.7,0.4],'LineStyle','none')

fill([0.00194029850746269 0.00194029850746269 0.00196517412935323 0.00196517412935323],[0.00345771144278607 0.00348258706467662 0.00348258706467662 0.00345771144278607],[0.8,0.7,0.4],'LineStyle','none')

fill([0.00196517412935323 0.00196517412935323 0.00199004975124378 0.00199004975124378],[0.00345771144278607 0.00348258706467662 0.00348258706467662 0.00345771144278607],[0.8,0.7,0.4],'LineStyle','none')
